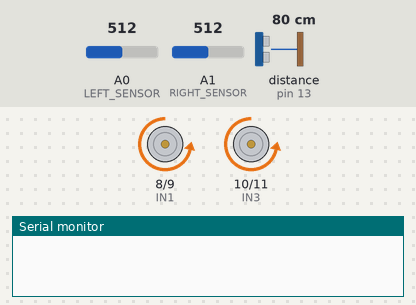
The sketch below on a simulated Arduino Uno, built with avr-gcc and run on an emulated ATmega328P. Shown: motor-driver pin pairs drawn as motors (green arrow = first pin HIGH = forward, orange = second pin HIGH = backward, longer = more drive, scaled by the enable pin), the last lines printed to the serial monitor. The test bench sets the inputs (shaded band); at power-on: A0 (LEFT_SENSOR) = 512, A1 (RIGHT_SENSOR) = 512, distance to the obstacle (sensor on pin 13) 80 cm. The echo pulse lasts 58.3 µs per cm.

Above: at 1.4 s.
1.5 s: A0 (LEFT_SENSOR) set to 491
At 1.77 s:
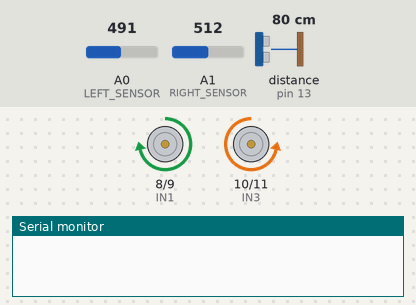
4.8 s: A1 (RIGHT_SENSOR) set to 490
At 6.1 s:
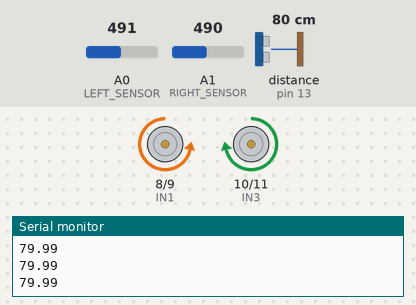
6.7 s: A1 (RIGHT_SENSOR) set to 510
At 7.17 s:
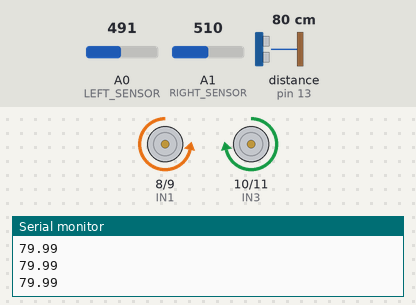
10.0 s: A1 (RIGHT_SENSOR) set to 306
At 11.4 s:
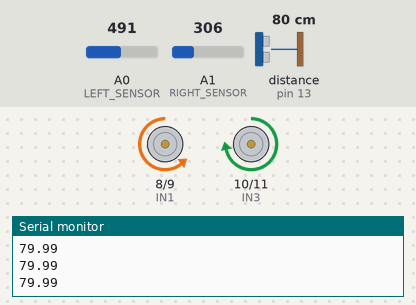
12.1 s: distance to the obstacle (sensor on pin 13) set to 56 cm
13.6 s: distance to the obstacle (sensor on pin 13) set to 45 cm
At 14.1 s:
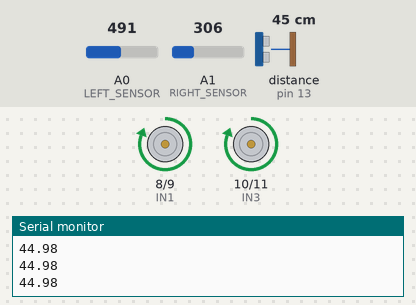
Timing chart, 0 to 16.1 s (numbered marks = the images above; inputs shaded):
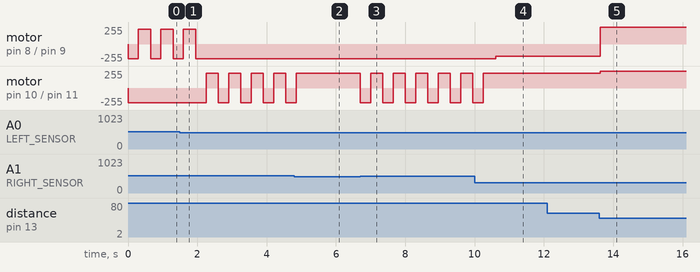

Measured:
- the behaviour switches between 501 and 500 on A0 (LEFT_SENSOR) (found by bisection; images 0 and 1)
- the behaviour switches between 501 and 500 on A1 (RIGHT_SENSOR) (found by bisection; images 1 and 2)
- the behaviour switches between 51 and 50 cm on distance to the obstacle (sensor on pin 13) (found by bisection; images 4 and 5)
- after the input at 1.5 s, motor on pin 8 (IN1) / pin 9 (IN2): goes on until 2.0 s, then stays backward 220/255; motor on pin 10 (IN3) / pin 11 (IN4): alternates forward 220/255 for 0.35 s and backward 220/255 for 0.30 s, starting after 0.75 s
- after the input at 4.8 s, motor on pin 10 (IN3) / pin 11 (IN4): goes on until 4.9 s, then stays forward 220/255
- after the input at 6.7 s, motor on pin 10 (IN3) / pin 11 (IN4): alternates forward 220/255 for 0.35 s and backward 220/255 for 0.30 s, starting at once
- after the input at 10.0 s, motor on pin 8 (IN1) / pin 9 (IN2): backward 220/255 → backward 180/255 after 0.61 s; motor on pin 10 (IN3) / pin 11 (IN4): goes on until 10.3 s, then stays forward 220/255
- after the input at 13.6 s, motor on pin 8 (IN1) / pin 9 (IN2): backward 180/255 → forward 255/255 at once; motor on pin 10 (IN3) / pin 11 (IN4): forward 220/255 → forward 255/255 at once

The sketch:

SumoRobo.ino
```cpp
// L298N
#define ENA 5
#define IN1 8
#define IN2 9
#define ENB 6
#define IN3 10
#define IN4 11

// HC-SR04
#define TRIG 12
#define ECHO 13

// TCRT5000
#define LEFT_SENSOR A0
#define RIGHT_SENSOR A1

//----------------------------

int speedAttack = 255;
int speedSearch = 180;

int lineThreshold = 500;

long duration;
float distance;

//============================
void setup()
{
  pinMode(IN1, OUTPUT);
  pinMode(IN2, OUTPUT);

  pinMode(IN3, OUTPUT);
  pinMode(IN4, OUTPUT);

  pinMode(ENA, OUTPUT);
  pinMode(ENB, OUTPUT);

  pinMode(TRIG, OUTPUT);
  pinMode(ECHO, INPUT);

  pinMode(LEFT_SENSOR, INPUT);
  pinMode(RIGHT_SENSOR, INPUT);

  Serial.begin(9600);
}

//============================
void loop()
{
  int leftValue = analogRead(LEFT_SENSOR);
  int rightValue = analogRead(RIGHT_SENSOR);


  if (leftValue > lineThreshold || rightValue > lineThreshold)
  {
    avoidLine(leftValue, rightValue);
    return;
  }

  distance = getDistance();

  Serial.println(distance);


  if (distance > 0 && distance < 50)
  {
    forward(speedAttack);
  }
  else
  {
    searchEnemy();
  }

  delay(20);
}

//============================
float getDistance()
{
  digitalWrite(TRIG, LOW);
  delayMicroseconds(5);

  digitalWrite(TRIG, HIGH);
  delayMicroseconds(10);
  digitalWrite(TRIG, LOW);

  duration = pulseIn(ECHO, HIGH, 30000);

  if(duration == 0)
    return 999;

  return duration * 0.0343 / 2;
}

//============================
void forward(int spd)
{
  analogWrite(ENA, spd);
  analogWrite(ENB, spd);

  digitalWrite(IN1, HIGH);
  digitalWrite(IN2, LOW);

  digitalWrite(IN3, HIGH);
  digitalWrite(IN4, LOW);
}

//============================
void backward(int spd)
{
  analogWrite(ENA, spd);
  analogWrite(ENB, spd);

  digitalWrite(IN1, LOW);
  digitalWrite(IN2, HIGH);

  digitalWrite(IN3, LOW);
  digitalWrite(IN4, HIGH);
}

//============================
void left(int spd)
{
  analogWrite(ENA, spd);
  analogWrite(ENB, spd);

  digitalWrite(IN1, LOW);
  digitalWrite(IN2, HIGH);

  digitalWrite(IN3, HIGH);
  digitalWrite(IN4, LOW);
}

//============================
void right(int spd)
{
  analogWrite(ENA, spd);
  analogWrite(ENB, spd);

  digitalWrite(IN1, HIGH);
  digitalWrite(IN2, LOW);

  digitalWrite(IN3, LOW);
  digitalWrite(IN4, HIGH);
}

//============================
void stopMotor()
{
  analogWrite(ENA, 0);
  analogWrite(ENB, 0);
}

//============================
void searchEnemy()
{

  left(speedSearch);
}

//============================
void avoidLine(int leftValue, int rightValue)
{

  backward(220);
  delay(300);


  if(leftValue > lineThreshold)
  {
    right(220);
    delay(350);
  }


  else if(rightValue > lineThreshold)
  {
    left(220);
    delay(350);
  }


  else
  {
    right(220);
    delay(450);
  }

  stopMotor();
}
```
